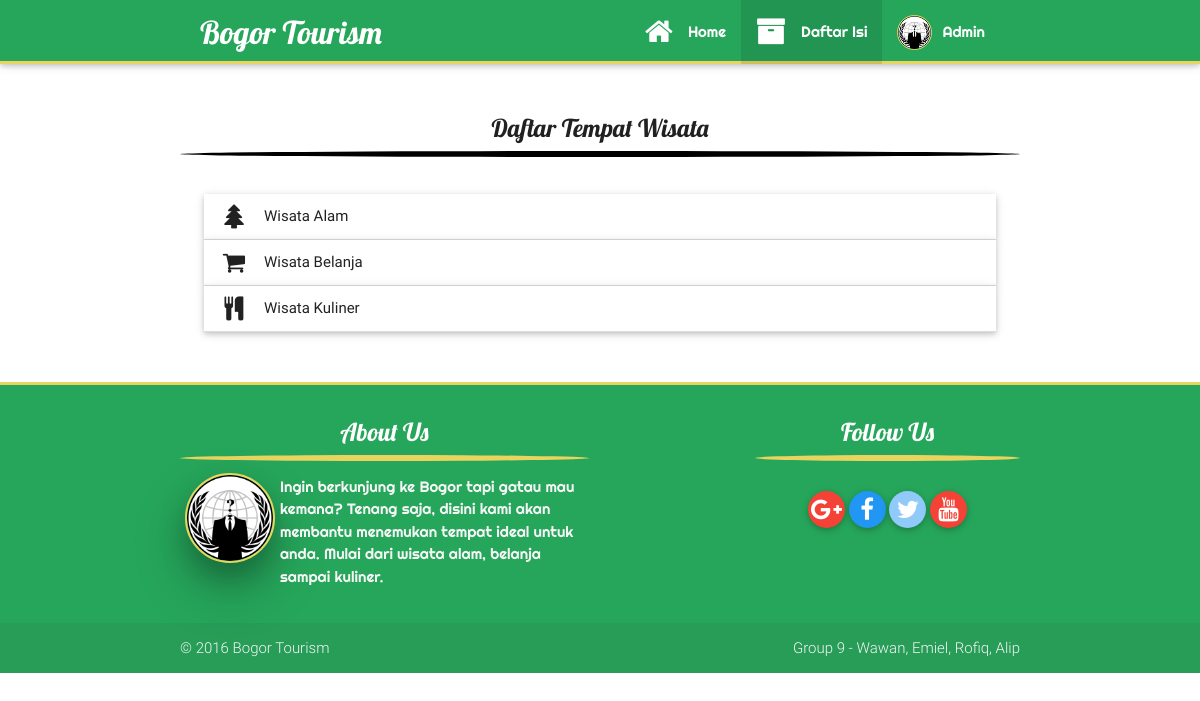
The app's page /bogortourism/archive.php (signed in) with its own data.
### tables this page shows
CREATE TABLE IF NOT EXISTS `member` (
  `id_member` int(11) NOT NULL AUTO_INCREMENT,
  `name_member` varchar(50) NOT NULL,
  `email_member` varchar(50) NOT NULL,
  `pass_member` varchar(50) NOT NULL,
  `date_member` varchar(25) NOT NULL,
  `phone_member` varchar(15) NOT NULL,
  `address_member` text NOT NULL,
  `photo_member` text NOT NULL,
  PRIMARY KEY (`id_member`),
  UNIQUE KEY `email_member` (`email_member`)
);

### bogortourism/archive.php (the view, shortened to what this page needs)
<!DOCTYPE html>
<?php
	include 'modul/connect.php';
	require 'header.php';
  	if($_SESSION['status'] != "nouser"){
	   	$id = $_SESSION['id'];
		$query = mysqli_query($conn, "SELECT * FROM member WHERE id_member = '$id'");
		$result = mysqli_fetch_array($query);
	}
?>
</head>
<body>
<div class="navbar-fixed">
	<nav>
		<div class="nav-wrapper">
			<a href="#!" class="brand-logo lobster">Bogor Tourism</a>
			<ul class="right hide-on-med-and-down righteous">
				<li><a href="index.php"><i class="fa fa-home fa-2x left"></i>Home</a></li>
				<li class="active"><a href="#"><i class="fa fa-archive fa-2x left"></i>Daftar Isi</a></li>
				<?php
					if($_SESSION['status'] != "nouser"){
				?>
				<li><a class="dropdown-button" href="#" data-activates='dropdown1'><img src="<?php echo $result['photo_member']?>" class="circle left navimg"><?php echo $result['name_member']?></a></li>
				<?php
					}
					else{
				?>
				<li><a href="login.php"><i class="fa fa-sign-in fa-2x left"></i>Login/Register</a></li>
				<?php
					}
				?>
			</ul>
		</div>
	</nav>
</div>
<div class="daftarisi">
	<div class="container">
		<h5 class="center lobster">Daftar Tempat Wisata</h5><hr class="garisitem"><br>
		<ul class="collapsible popout" data-collapsible="accordion">
			<li>
				<div class="collapsible-header"><i class="fa fa-tree"></i>Wisata Alam</div>
			</li>
			<li>
				<div class="collapsible-header"><i class="fa fa-shopping-cart"></i>Wisata Belanja</div>
			</li>
			<li>
				<div class="collapsible-header"><i class="fa fa-cutlery"></i>Wisata Kuliner</div>
			</li>
		</ul>
	</div>
</div>
<?php
	require 'footer.php';
?>

### bogortourism/css/style.css (style rules this page uses)
.lobster { font-family: 'Lobster', cursive; }
.righteous { font-family: 'Righteous', cursive; }
.garisitem { border: 3px solid #000; border-radius: 50%; }
.navimg { margin: 15px 10px 10px 0px; width: 35px; height: 35px; border: 1px solid #e9d460; }
.daftarisi, .promoteme, .profil { margin-top: 50px; margin-bottom: 50px; }

### records on screen
member: photo_member (picture), name_member "Admin"
